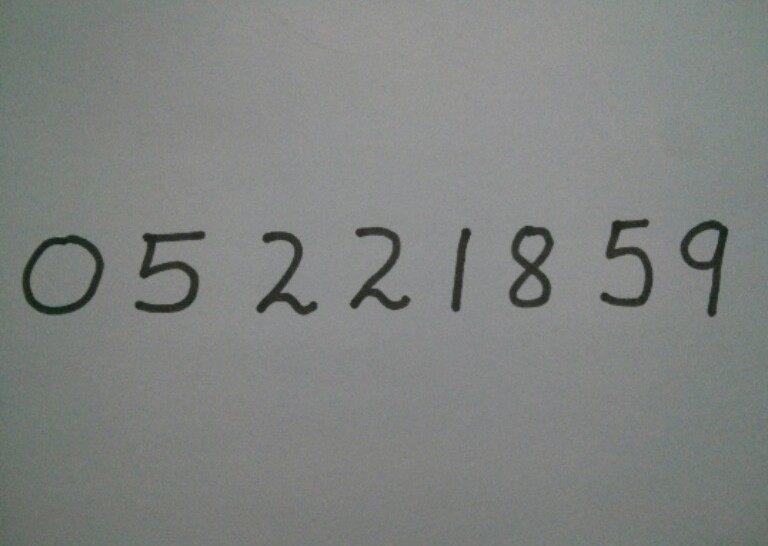
#> input picture test_images/digit.jpg, 768 x 546 px
$ python main.py
#> lines starting #> are read from the running program, lines starting #| are printed output that depends on the picture; after the words box and inside, x2 and y2 are one past the last pixel; in counts of white or black regions, pixels touching at a corner belong together
### pull_digit.py
import numpy as np
import cv2
from skimage.feature import hog
from skimage import measure, morphology

def preprocess_image(image):
    imgray = cv2.cvtColor(image, cv2.COLOR_BGR2GRAY)
    _, im_bw = cv2.threshold(imgray, 90, 255, cv2.THRESH_BINARY | cv2.THRESH_OTSU)
    im_bw = np.array(255-im_bw, dtype=bool)
    cleaned = morphology.remove_small_objects(im_bw, min_size=20, connectivity=2)
    return np.array(cleaned, dtype=int)

def extract_regions(label_image):
    regions = measure.regionprops(label_image)
    return regions

def compute_hog_features(region, k):
    digit = region.image
    padding = np.zeros([digit.shape[0], digit.shape[1] + k], dtype='float64')
    padding[:, k//2:padding.shape[1] - k//2] = digit
    re_digit = cv2.resize(padding, (28, 28), interpolation=cv2.INTER_AREA)
    re_digit = cv2.dilate(re_digit, (3, 3))
    roi_hog_fd = hog(re_digit, orientations=9, pixels_per_cell=(14, 14), cells_per_block=(1, 1), visualize=False)
    return np.array([roi_hog_fd], 'float64')

def labeled_user_image(image, k=0):
    cleaned = preprocess_image(image)
    label, n = measure.label(cleaned, background=255, return_num=True, connectivity=2)
    print("numbers of numbers on image:", n)

    regions = extract_regions(label)
    numbers, ph, rect = [], [], []
    for region in regions:
        numbers.append(compute_hog_features(region, k))
        ph.append(region.image)
        minr, minc, maxr, maxc = region.bbox
        rect.append([(minc, minr), (maxc - minc), (maxr - minr)])

    return numbers, ph, rect

### train_model.py
from matplotlib import pyplot as plt
from skimage.feature import hog
from matplotlib import patches
from sklearn.datasets import fetch_openml
from sklearn.neighbors import KNeighborsClassifier
from sklearn.model_selection import train_test_split
import numpy as np
from joblib import dump, load
from pull_digit import labeled_user_image
import cv2

model_path = 'digit_knn_model.sav'

# [25 lines left out: functions fetch_mnist_data, extract_hog_features, train_model, knn_score, not called in this run]

def knn_predict(image, model_path):
    knn = load(model_path)
    return knn.predict(image)[0]

def read_image(rects, nums):
    xx = []
    yy = []
    for n in range(len(nums)):
        x = rects[n][0][0]
        y = rects[n][0][1]
        xx.append(x)
        yy.append(y)

    max_x = np.max(xx)
    max_y = np.max(yy)

    digits = np.zeros((max_x + 5, max_y + 5), object)

    return digits

# [9 lines left out: function get_string, not called in this run]

def new(image, padd):
    fig, ax = plt.subplots(1)
    ax.imshow(image)

    nums, ph, rects = labeled_user_image(image, padd)
    digits = read_image(rects, nums)
    for n in range(len(nums)):
        rect = patches.Rectangle(rects[n][0], rects[n][1], rects[n][2], linewidth=1, edgecolor='g',
                                 facecolor='none')

        ax.add_patch(rect)
        ex = knn_predict(nums[n], model_path)

        digits[rects[n][0][0]][rects[n][0][1]] = [ex]
        ax.text(rects[n][0][0] + 3, rects[n][0]
                [1] - 3, str(int(ex)), style='italic')

        plt.axis("off")

    get_string(digits)
    plt.show()


# [19 lines left out: functions view, main, not called in this run]

# [2 lines that do not run on import are left out]

### main.py
import cv2
from train_model import new, view

def main():
    image_path = 'test_images/digit.jpg'
    padding_size = 10

    image = cv2.imread(image_path)
#> image is the input picture: shape (546, 768, 3); mean B, G, R 128.4, 130.8, 127.7

    if image is None:
        print(f"Error: Unable to load image at {image_path}")
        return

    new(image, padding_size)
#> in preprocess_image, `_, im_bw = cv2.threshold(imgray, 90, 255, cv2.THRESH_BINARY | cv2.THRE..`:
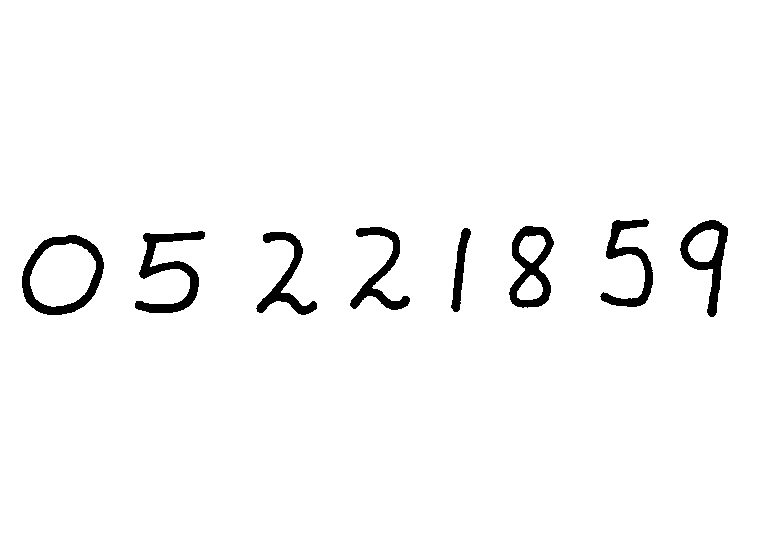
#> im_bw: shape (546, 768); 97.2% white; 8 black regions, largest, box (x1, y1, x2, y2) and area: (135, 231, 205, 313) 1908, (22, 235, 104, 315) 1908, (509, 226, 554, 308) 1639
#> in preprocess_image, `return np.array(cleaned, dtype=int)`: returned value: shape (546, 768) int64; values 0 (black) and 1 (white), 2.8% white; 8 white regions
#> in labeled_user_image, `label, n = measure.label(cleaned, background=255, return_num=True, con..`:
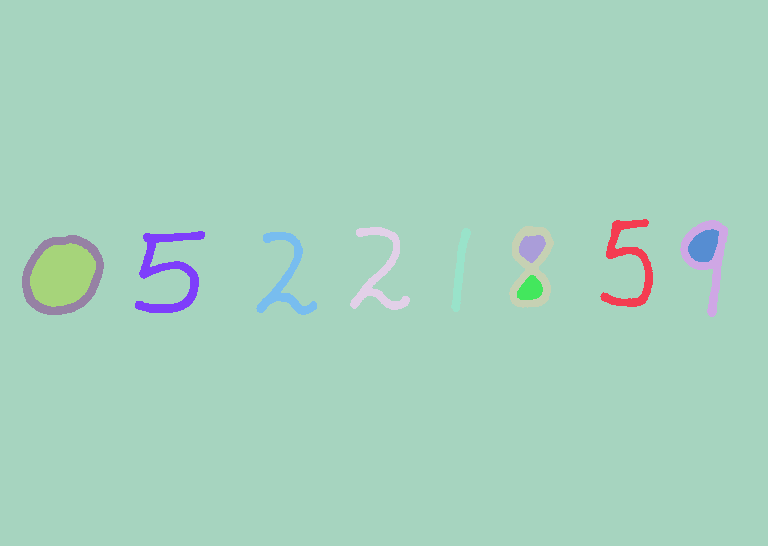
#> label: shape (546, 768) int64; 13 distinct labels, from 1 to 13; one colour per label, 0 black
#> in labeled_user_image, `label, n = measure.label(cleaned, background=255, return_num=True, con..`: n = 13
#| numbers of numbers on image: 13
#> in extract_regions, `regions = measure.regionprops(label_image)`: regions = 13 regions; largest, box (x1, y1, x2, y2) and area: (0, 0, 768, 546) 402519, (30, 243, 96, 307) 3189, (135, 231, 205, 313) 1908, (22, 235, 104, 315) 1908, (509, 226, 554, 308) 1639
#> the loop in labeled_user_image, `for region in regions:` made 13 passes
#> (minr, minc, maxr, maxc) on passes 1 to 12: (0, 0, 546, 768), (219, 600, 307, 653), (220, 680, 317, 728), (226, 509, 308, 554), (227, 350, 310, 410), (228, 451, 312, 471), (229, 688, 262, 719), (231, 135, 313, 205), (232, 256, 315, 317), (235, 22, 315, 104), (235, 519, 263, 546), (243, 30, 307, 96)
#> after the loop in labeled_user_image, `for region in regions:`: numbers = 13 items
#> the loop in read_image, `for n in range(len(nums)):` made 13 passes
#> (x, y) on passes 1 to 12: (0, 0), (600, 219), (680, 220), (509, 226), (350, 227), (451, 228), (688, 229), (135, 231), (256, 232), (22, 235), (519, 235), (30, 243)
#> after the loop in read_image, `for n in range(len(nums)):`: xx = [0, 600, 680, 509, 350, 451, 688, 135, 256, 22, 519, 30, 517]; yy = [0, 219, 220, 226, 227, 228, 229, 231, 232, 235, 235, 243, 275]
#> in read_image, `max_x = np.max(xx)`: max_x = 688
#> in read_image, `max_y = np.max(yy)`: max_y = 275
#> the loop in new, `for n in range(len(nums)):` made 1 pass
    view(image, padding_size)

if __name__ == '__main__':
#> (the run stopped early here; a loop or call above may not have finished)
